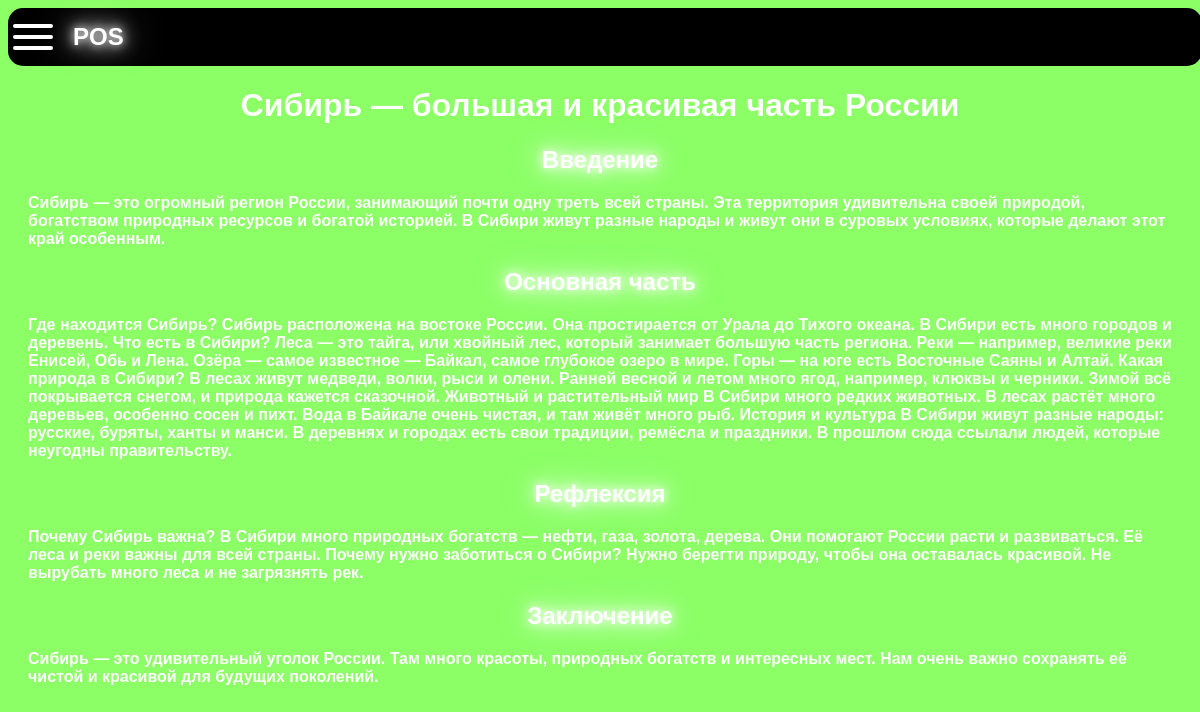
Screenshot of /post/2 with the database file from the repository.
### tables this page shows
CREATE TABLE lesons(
                id INTEGER PRIMARY KEY AUTOINCREMENT,
                theme string,
                who string,
                time int,
                title string,
                age string, 
                target string, 
                intro string, 
                main string, 
                reflection string,
                conclusion string
                );

### server.py (the view)
@app.route('/post/<int:post_id>')
def show_post(post_id):
    cur.execute(f"SELECT *FROM lesons WHERE id = {post_id}")
    return render_template('post.html', post=cur.fetchone())

### templates/post.html (shortened to what this page needs)
<!DOCTYPE html>
<html lang="ru">
<head>
<link rel="stylesheet" href="{{ url_for('static', filename='css/style.css') }}"/>
</head>
<body>
  <header>
    <div class="menu">
      <label for="burger-checkbox" class="burger"></label>
    </div>
    <h2 class="text">POS</h2></br>
  </header>
  <a href="{{ url_for('show_post', post_id=post[0]) }}">
    <div class="opened_post">
      <h1 class="text">{{ post[4] }}</h1>
      <h2 class="text">Введение</h2>
      <p style="margin: 20px;" class="text" >{{ post[7]  }}</p>
      <h2 class="text">Основная часть</h2>
      <p style="margin: 20px;" class="text" >{{ post[8]  }}</p>
      <h2 class="text">Рефлексия</h2>
      <p style="margin: 20px;" class="text" >{{ post[9]  }}</p>
      <h2 class="text">Заключение</h2>
      <p style="margin: 20px;" class="text" >{{ post[10]  }}</p>
    </div>
  </a>
</body>
</html>

### static/css/style.css (style rules this page uses)
h2 { text-shadow: 0 0 10px #ffffff, 0 0 20px #ffffff, 0 0 40px #ffffff; text-align: center; }
header { display: flex; align-items: center; height: 6vh; background-color: #000000; border-radius: 15px; gap: 20px; padding: 5px; position: sticky; top: 0; z-index: 1; width: 100%; }
body { background-color: #8bff65; }
.text { font-family: "Google Sans", sans-serif; font-optical-sizing: auto; font-weight: bold; font-style: normal; font-variation-settings: "GRAD" 200; color: rgb(255, 255, 255); }
.burger { position: relative; z-index: 1; cursor: pointer; display: block; position: relative; border: none; background: transparent; width: 40px; height: 26px; }
.burger::before, .burger::after { content: ''; left: 0; position: absolute; display: block; width: 100%; height: 4px; border-radius: 10px; background: rgb(255, 255, 255); }
.burger::before { top: 0; box-shadow: 0 11px 0 rgb(255, 255, 255); transition: box-shadow .3s .15s, top .3s .15s, transform .3s; }
.burger::after { bottom: 0; transition: bottom .3s .15s, transform .3s; }
h1 { text-align: center; }
a { text-decoration: none; transition: all 0.2s cubic-bezier(0.33, 1, 0.68, 1); }

### rows the page displays
lesons: title "Сибирь — большая и красивая часть России", intro "Сибирь — это огромный регион России, занимающий почти одну треть всей страны. Эта территория удивительна своей природой, богатством природных ресурсов и богатой историей. В Сибири живут разные народы и живут они в суровых условиях, которые делают этот край особенным.", main "Где находится Сибирь? Сибирь расположена на востоке России. Она простирается от Урала до Тихого океана. В Сибири есть много городов и деревень. Что есть в Сибири? Леса — это тайга, или хвойный лес, который занимает большую часть региона. Реки — например, великие реки Енисей, Обь и Лена. Озёра — самое известное — Байкал, самое глубокое озеро в мире. Горы — на юге есть Восточные Саяны и Алтай. Какая природа в Сибири? В лесах живут медведи, волки, рыси и олени. Ранней весной и летом много ягод, например, клюквы и черники. Зимой всё покрывается снегом, и природа кажется сказочной. Животный и растительный мир В Сибири много редких животных. В лесах растёт много деревьев, особенно сосен и пихт.…", reflection "Почему Сибирь важна? В Сибири много природных богатств — нефти, газа, золота, дерева. Они помогают России расти и развиваться. Её леса и реки важны для всей страны. Почему нужно заботиться о Сибири? Нужно берегти природу, чтобы она оставалась красивой. Не вырубать много леса и не загрязнять рек.", conclusion "Сибирь — это удивительный уголок России. Там много красоты, природных богатств и интересных мест. Нам очень важно сохранять её чистой и красивой для будущих поколений."
